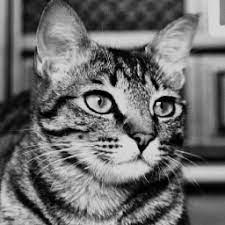
#> input picture digital_image_processing/cat.jpeg, 225 x 225 px
$ python 3_a.py
#> lines starting #> are read from the running program, lines starting #| are printed output that depends on the picture
#3(a): Take grayscale image of size 512x512, apply average & median spatial filters with 5x5 mask & observe their performance for noise suppression in term of PSNR

import cv2
import numpy as np
import matplotlib.pyplot as plt

def add_gaussian_noise(image, mean=0, std=25):
    noise = np.random.normal(mean, std, image.shape).astype(np.float32)
    noisy_image = image.astype(np.float32) + noise
    return np.clip(noisy_image, 0, 255).astype(np.uint8)

def psnr(original, denoised):
    mse = np.mean((original - denoised) ** 2)
    if mse == 0:  # Perfect match
        return float('inf')
    max_pixel = 255.0
    return 20 * np.log10(max_pixel / np.sqrt(mse))

# Load and resize the grayscale image to 512x512
image_path = 'cat.jpeg'  # Replace with your image path
image = cv2.imread(image_path, cv2.IMREAD_GRAYSCALE)
#> image is the input picture: shape (225, 225); min 0, max 235, mean 108.7
image = cv2.resize(image, (512, 512))
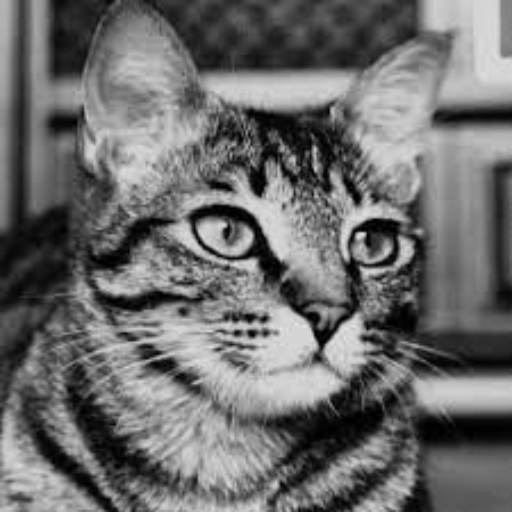
#> image: shape (512, 512); min 0, max 230, mean 108.5

# Add Gaussian noise
noisy_image = add_gaussian_noise(image)
#> in add_gaussian_noise, `noisy_image = image.astype(np.float32) + noise`:
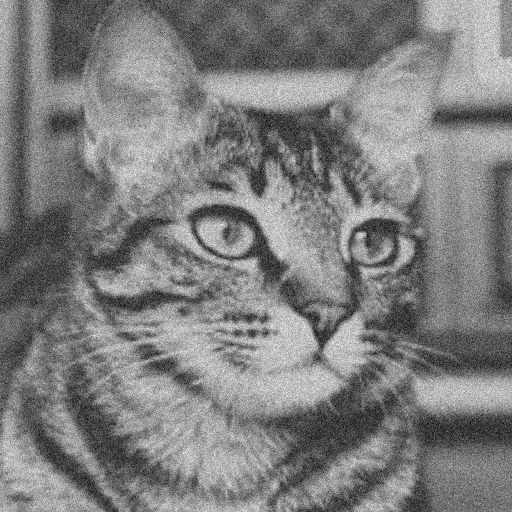
#> noisy_image: shape (512, 512) float32; min -85.23, max 305, mean 108.6; drawn with min black and max white
#> in add_gaussian_noise, `return np.clip(noisy_image, 0, 255).astype(np.uint8)`:
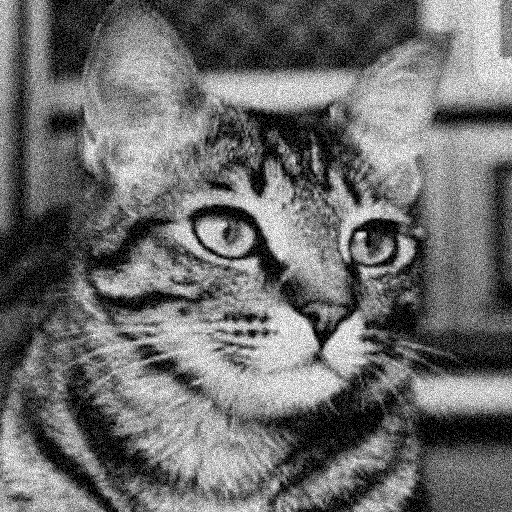
#> returned value: shape (512, 512); min 0, max 255, mean 108.7

# Apply average filtering (5x5 mask)
average_filtered = cv2.blur(noisy_image, (5, 5))

# Apply median filtering (5x5 mask)
median_filtered = cv2.medianBlur(noisy_image, 5)

# Calculate PSNR for both filters
psnr_avg = psnr(image, average_filtered)
#> in psnr, `mse = np.mean((original - denoised) ** 2)`: mse = 43.34
#> psnr_avg = 31.76
psnr_median = psnr(image, median_filtered)
#> psnr_median = 31.25

# Plot the results
plt.figure(figsize=(12, 8))

# Original Image
plt.subplot(2, 2, 1)
plt.imshow(image, cmap='gray')
plt.title("Original Image")
plt.axis('off')

# Noisy Image
plt.subplot(2, 2, 2)
plt.imshow(noisy_image, cmap='gray')
plt.title("Noisy Image")
plt.axis('off')

# Average Filtered Image
plt.subplot(2, 2, 3)
plt.imshow(average_filtered, cmap='gray')
plt.title(f"Average Filtered (PSNR: {psnr_avg:.2f} dB)")
plt.axis('off')

# Median Filtered Image
plt.subplot(2, 2, 4)
plt.imshow(median_filtered, cmap='gray')
plt.title(f"Median Filtered (PSNR: {psnr_median:.2f} dB)")
plt.axis('off')

plt.tight_layout()
plt.show()
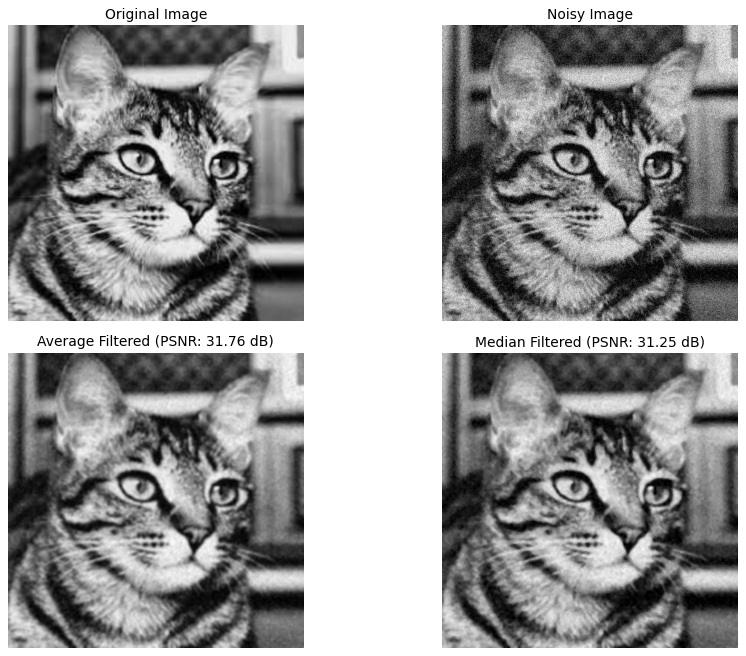
#> figure drawn by matplotlib, 4 panels
